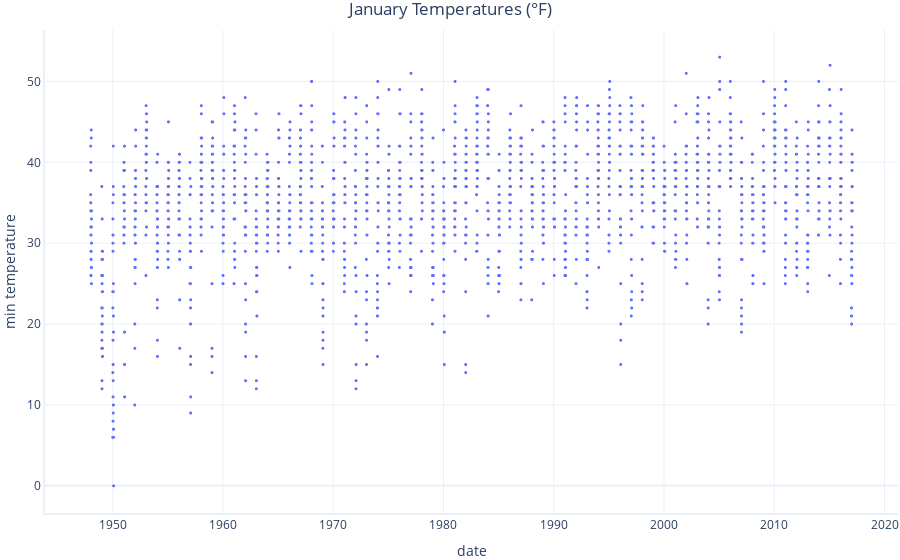

Notebook code cell kept with this figure:
### Code cell
import graphing # Custom graphing code.

# Let's take a quick look at our data
graphing.scatter_2D(data, label_x="date", label_y="min_temperature", title="January Temperatures (°F)")

### Figure 1 — Plotly figure (JSON) as saved in the notebook; plotly's stock layout.template omitted (floating-point values rounded to 4 significant figures; data arrays with more than 128 entries replaced by an {"elided": "..."} marker saying what was removed)
{"data": [{"hovertemplate": "date=%{x}<br>min temperature=%{y}<extra></extra>", "legendgroup": "", "marker": {"color": "#636efa", "size": 3, "symbol": "circle"}, "mode": "markers", "name": "", "showlegend": false, "type": "scattergl", "x": {"elided": "2170 str values"}, "xaxis": "x", "y": {"elided": "2170 int values"}, "yaxis": "y"}], "layout": {"legend": {"tracegroupgap": 0}, "title": {"text": "January Temperatures (°F)"}, "xaxis": {"anchor": "y", "domain": [0, 1], "title": {"text": "date"}}, "yaxis": {"anchor": "x", "domain": [0, 1], "title": {"text": "min temperature"}}}}
